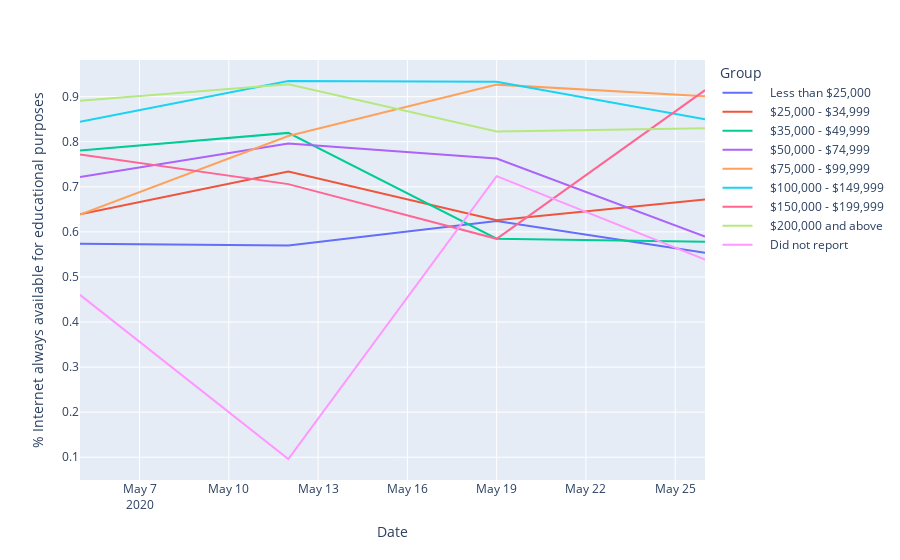

The code cell stored with this chart in its notebook:
### Code cell
income_df["% Internet always available for educational purposes"] = income_df["Internet always available for educational purposes"]/income_df["Total"]

fig = px.line(income_df, x = "Date", y = "% Internet always available for educational purposes", color = "Group")
fig.show()

### Figure 1 — Plotly figure (JSON) as saved in the notebook; plotly's stock layout.template omitted (floating-point values rounded to 4 significant figures)
{"data": [{"hovertemplate": "Group=    Less than $25,000<br>Date=%{x}<br>% Internet always available for educational purposes=%{y}<extra></extra>", "legendgroup": "    Less than $25,000", "line": {"color": "#636efa", "dash": "solid"}, "mode": "lines", "name": "    Less than $25,000", "orientation": "v", "showlegend": true, "type": "scatter", "x": ["2020-05-05", "2020-05-12", "2020-05-19", "2020-05-26"], "xaxis": "x", "y": [0.5737, 0.5698, 0.624, 0.5536], "yaxis": "y"}, {"hovertemplate": "Group=    $25,000 - $34,999<br>Date=%{x}<br>% Internet always available for educational purposes=%{y}<extra></extra>", "legendgroup": "    $25,000 - $34,999", "line": {"color": "#EF553B", "dash": "solid"}, "mode": "lines", "name": "    $25,000 - $34,999", "orientation": "v", "showlegend": true, "type": "scatter", "x": ["2020-05-05", "2020-05-12", "2020-05-19", "2020-05-26"], "xaxis": "x", "y": [0.6393, 0.7342, 0.626, 0.6719], "yaxis": "y"}, {"hovertemplate": "Group=    $35,000 - $49,999<br>Date=%{x}<br>% Internet always available for educational purposes=%{y}<extra></extra>", "legendgroup": "    $35,000 - $49,999", "line": {"color": "#00cc96", "dash": "solid"}, "mode": "lines", "name": "    $35,000 - $49,999", "orientation": "v", "showlegend": true, "type": "scatter", "x": ["2020-05-05", "2020-05-12", "2020-05-19", "2020-05-26"], "xaxis": "x", "y": [0.7807, 0.8197, 0.5851, 0.5783], "yaxis": "y"}, {"hovertemplate": "Group=    $50,000 - $74,999<br>Date=%{x}<br>% Internet always available for educational purposes=%{y}<extra></extra>", "legendgroup": "    $50,000 - $74,999", "line": {"color": "#ab63fa", "dash": "solid"}, "mode": "lines", "name": "    $50,000 - $74,999", "orientation": "v", "showlegend": true, "type": "scatter", "x": ["2020-05-05", "2020-05-12", "2020-05-19", "2020-05-26"], "xaxis": "x", "y": [0.722, 0.7963, 0.7629, 0.5897], "yaxis": "y"}, {"hovertemplate": "Group=    $75,000 - $99,999<br>Date=%{x}<br>% Internet always available for educational purposes=%{y}<extra></extra>", "legendgroup": "    $75,000 - $99,999", "line": {"color": "#FFA15A", "dash": "solid"}, "mode": "lines", "name": "    $75,000 - $99,999", "orientation": "v", "showlegend": true, "type": "scatter", "x": ["2020-05-05", "2020-05-12", "2020-05-19", "2020-05-26"], "xaxis": "x", "y": [0.6383, 0.8126, 0.9268, 0.9012], "yaxis": "y"}, {"hovertemplate": "Group=    $100,000 - $149,999<br>Date=%{x}<br>% Internet always available for educational purposes=%{y}<extra></extra>", "legendgroup": "    $100,000 - $149,999", "line": {"color": "#19d3f3", "dash": "solid"}, "mode": "lines", "name": "    $100,000 - $149,999", "orientation": "v", "showlegend": true, "type": "scatter", "x": ["2020-05-05", "2020-05-12", "2020-05-19", "2020-05-26"], "xaxis": "x", "y": [0.8441, 0.9348, 0.9331, 0.8498], "yaxis": "y"}, {"hovertemplate": "Group=    $150,000 - $199,999<br>Date=%{x}<br>% Internet always available for educational purposes=%{y}<extra></extra>", "legendgroup": "    $150,000 - $199,999", "line": {"color": "#FF6692", "dash": "solid"}, "mode": "lines", "name": "    $150,000 - $199,999", "orientation": "v", "showlegend": true, "type": "scatter", "x": ["2020-05-05", "2020-05-12", "2020-05-19", "2020-05-26"], "xaxis": "x", "y": [0.772, 0.706, 0.5846, 0.9145], "yaxis": "y"}, {"hovertemplate": "Group=    $200,000 and above<br>Date=%{x}<br>% Internet always available for educational purposes=%{y}<extra></extra>", "legendgroup": "    $200,000 and above", "line": {"color": "#B6E880", "dash": "solid"}, "mode": "lines", "name": "    $200,000 and above", "orientation": "v", "showlegend": true, "type": "scatter", "x": ["2020-05-05", "2020-05-12", "2020-05-19", "2020-05-26"], "xaxis": "x", "y": [0.8913, 0.9278, 0.823, 0.83], "yaxis": "y"}, {"hovertemplate": "Group=    Did not report<br>Date=%{x}<br>% Internet always available for educational purposes=%{y}<extra></extra>", "legendgroup": "    Did not report", "line": {"color": "#FF97FF", "dash": "solid"}, "mode": "lines", "name": "    Did not report", "orientation": "v", "showlegend": true, "type": "scatter", "x": ["2020-05-05", "2020-05-12", "2020-05-19", "2020-05-26"], "xaxis": "x", "y": [0.4603, 0.09608, 0.7237, 0.5385], "yaxis": "y"}], "layout": {"autosize": true, "legend": {"title": {"text": "Group"}, "tracegroupgap": 0}, "margin": {"t": 60}, "xaxis": {"anchor": "y", "autorange": true, "domain": [0, 1], "range": ["2020-05-05", "2020-05-26"], "title": {"text": "Date"}, "type": "date"}, "yaxis": {"anchor": "x", "autorange": true, "domain": [0, 1], "range": [0.04949, 0.9814], "title": {"text": "% Internet always available for educational purposes"}, "type": "linear"}}}
